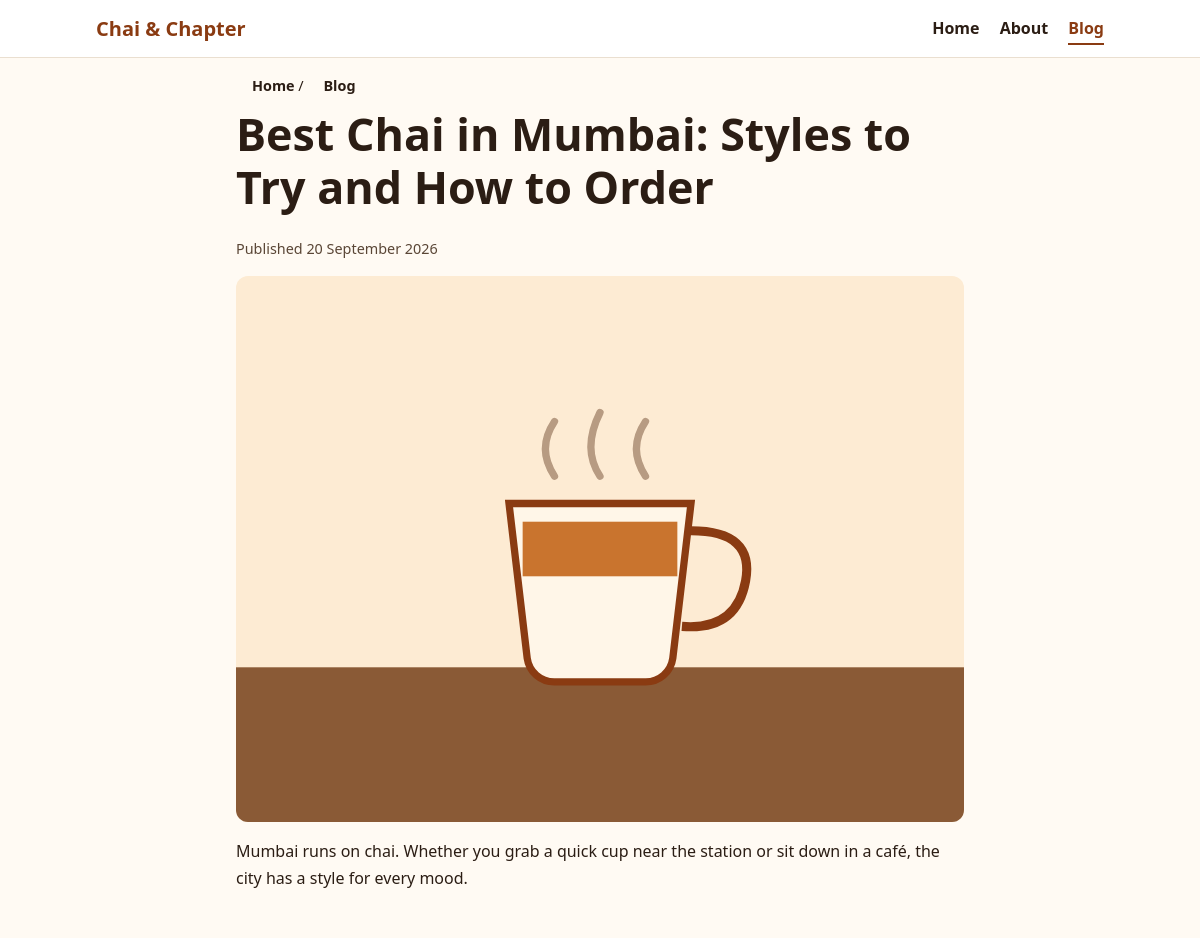
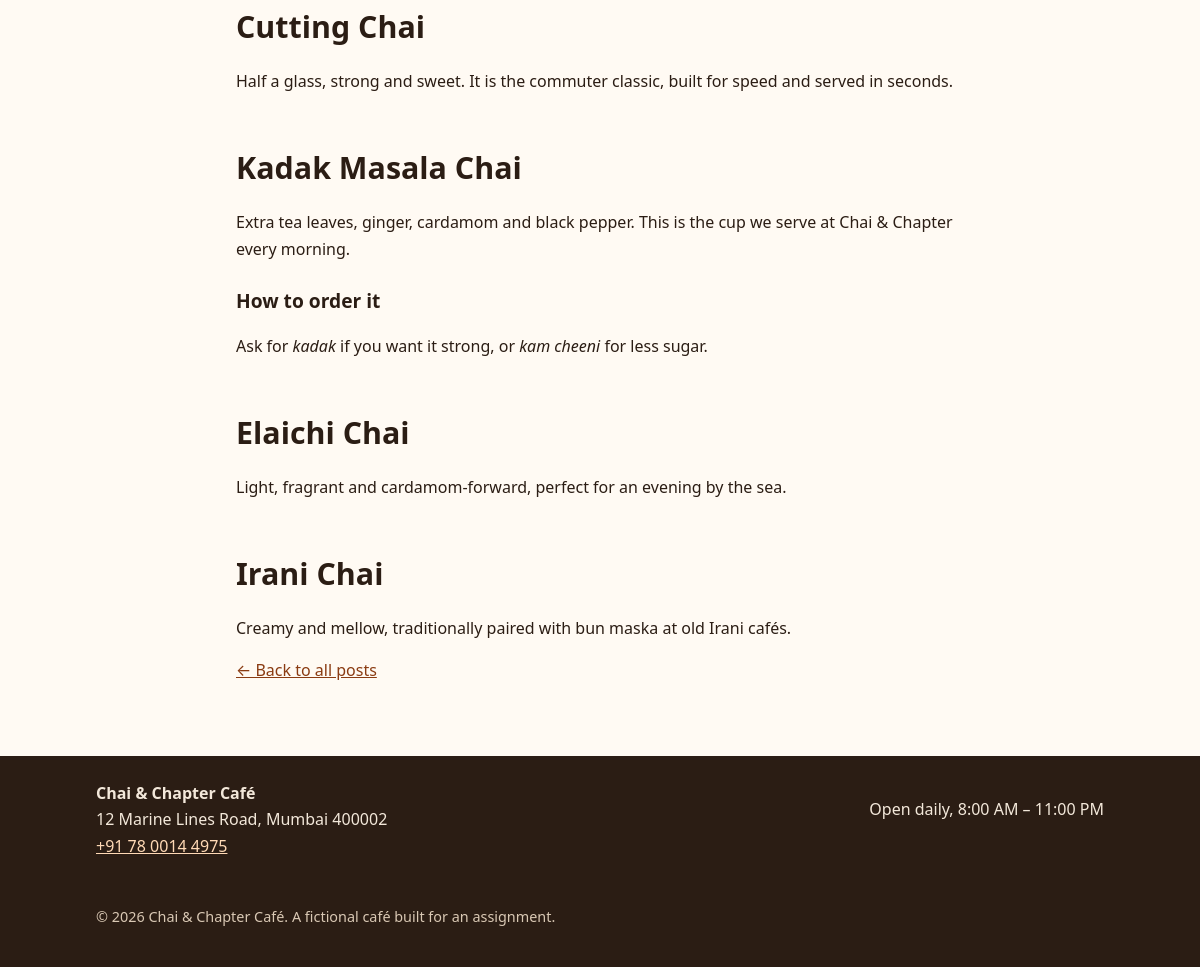
Screenshot of /blog/best-chai-in-mumbai with the database file from the repository (2 pictures, top to bottom).
### tables this page shows
CREATE TABLE posts (
  id INT AUTO_INCREMENT PRIMARY KEY,
  slug VARCHAR(120) NOT NULL UNIQUE,
  title VARCHAR(160) NOT NULL,
  meta_title VARCHAR(70) NOT NULL,
  meta_description VARCHAR(170) NOT NULL,
  excerpt VARCHAR(255) NOT NULL,
  content MEDIUMTEXT NOT NULL,
  image VARCHAR(255) NOT NULL,
  image_alt VARCHAR(255) NOT NULL,
  published_at DATETIME NOT NULL,
  updated_at DATETIME NOT NULL DEFAULT CURRENT_TIMESTAMP ON UPDATE CURRENT_TIMESTAMP
);

### includes/helpers.php (called while the page is built, shortened)
<?php
function e($s): string { return htmlspecialchars((string)$s, ENT_QUOTES, 'UTF-8'); }
function base_path(): string
{
    return rtrim(str_replace('\\', '/', dirname($_SERVER['SCRIPT_NAME'])), '/');
}
function url(string $path = '/'): string { return base_path() . $path; }
function get_post(string $slug): ?array
{
    $s = db()->prepare('SELECT * FROM posts WHERE slug = ?');
    $s->execute([$slug]);
    return $s->fetch() ?: null;
}
function render(string $view, array $meta, array $vars = [], int $status = 200): void
{
    extract($vars);
    require __DIR__ . '/header.php';
    require __DIR__ . '/../pages/' . $view . '.php';
    require __DIR__ . '/footer.php';
}

### includes/db.php (called while the page is built, shortened)
<?php
function db(): PDO
{
    static $pdo = null;
    try {
        $pdo = new PDO(
            'mysql:host=' . DB_HOST . ';dbname=' . DB_NAME . ';charset=utf8mb4',
            DB_USER,
            DB_PASS,
            [
                PDO::ATTR_ERRMODE            => PDO::ERRMODE_EXCEPTION,
                PDO::ATTR_DEFAULT_FETCH_MODE => PDO::FETCH_ASSOC,
                PDO::ATTR_EMULATE_PREPARES   => false,
            ]
        );
    } catch (PDOException $e) {
        http_response_code(500);
        error_log($e->getMessage());
        exit('Database connection failed. Check config.php / DB credentials.');
    }
    return $pdo;
}

### pages/post.php (the view)
<article class="container section post">
  <nav class="crumbs" aria-label="Breadcrumb">
    <a href="<?= e(url('/')) ?>">Home</a> / <a href="<?= e(url('/blog')) ?>">Blog</a>
  </nav>
  <h1><?= e($post['title']) ?></h1>
  <p class="small">Published <time datetime="<?= e(substr($post['published_at'], 0, 10)) ?>"><?= e(date('j F Y', strtotime($post['published_at']))) ?></time></p>
  <img class="wide" src="<?= e(url($post['image'])) ?>" width="800" height="600" alt="<?= e($post['image_alt']) ?>">
  <?= $post['content']  ?>
  <p><a href="<?= e(url('/blog')) ?>">&larr; Back to all posts</a></p>
</article>

### assets/css/style.css (style rules this page uses)
:root { --bg:#fffaf3;--text:#2b1d14;--accent:#8a3b12;--card:#fff;--line:#eadfd0;--dark:#2b1d14 }
* { box-sizing:border-box }
body { margin:0;font-family:system-ui,-apple-system,"Segoe UI",Roboto,sans-serif;line-height:1.65;color:var(--text);background:var(--bg) }
img { max-width:100%;height:auto;display:block;border-radius:12px }
a { color:var(--accent) }
.container { width:100%;max-width:1040px;margin:0 auto;padding:0 1rem }
nav a { margin-left:1rem;text-decoration:none;color:var(--text);font-weight:600;padding:.25rem 0 }
h1 { font-size:clamp(1.8rem,5vw,2.8rem);line-height:1.2;margin:.2em 0 .5em }
h2 { font-size:clamp(1.4rem,3.5vw,1.9rem);margin:1.6em 0 .5em }
h3 { font-size:1.2rem;margin:1.2em 0 .3em }
.section { padding-top:1rem;padding-bottom:1.5rem }
.wide { margin:1rem 0 }
.small { font-size:.9rem;color:#5a4636 }
.post { max-width:760px }
.crumbs { font-size:.9rem;margin-bottom:.5rem }

### rows the page displays
posts: title "Best Chai in Mumbai: Styles to Try and How to Order", published_at "20 September 2026", image (picture), content "Mumbai runs on chai. Whether you grab a quick cup near the station or sit down in a café, the city has a style for every mood. Cutting Chai Half a glass, strong and sweet. It is the commuter classic, built for speed and served in seconds. Kadak Masala Chai Extra tea leaves, ginger, cardamom and black pepper. This is the cup we serve at Chai & Chapter every morning. How to order it Ask for kadak if you want it strong, or kam cheeni for less sugar. Elaichi Chai Light, fragrant and cardamom-forward, perfect for an evening by the sea. Irani Chai Creamy and mellow, traditionally paired with bun maska at old Irani cafés."
